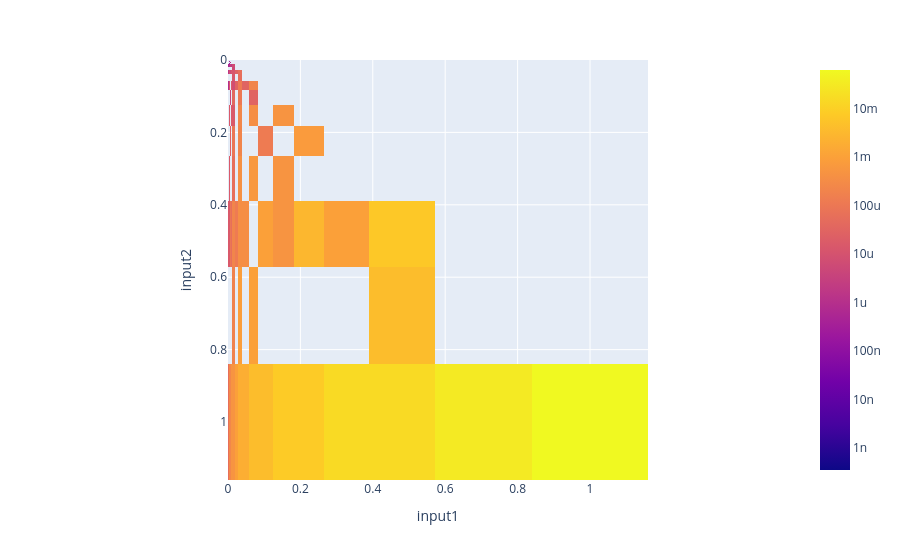

The notebook cell saved with this chart:
### Code cell
import plotly_utils

fig = plotly_utils.imshow_logscale(pivoted_df)
fig.show()

### Figure 1 — Plotly figure (JSON) as saved in the notebook; plotly's stock layout.template omitted (floating-point values rounded to 4 significant figures; data arrays with more than 128 entries replaced by an {"elided": "..."} marker saying what was removed)
{"data": [{"coloraxis": "coloraxis", "customdata": {"elided": "25x25 float values"}, "hovertemplate": "input1: %{x}<br>input2: %{y}<br>color: %{customdata:.2e}<extra></extra>", "name": "0", "type": "heatmap", "x": [0.0001001, 0.0001469, 0.0002155, 0.0003166, 0.0004635, 0.0006828, 0.0009995, 0.001465, 0.002151, 0.003159, 0.004639, 0.006805, 0.01001, 0.01465, 0.02148, 0.03174, 0.04639, 0.06836, 0.1001, 0.1465, 0.2158, 0.3164, 0.4648, 0.6797, 1], "xaxis": "x", "y": [1, 0.6797, 0.4648, 0.3164, 0.2158, 0.1465, 0.1001, 0.06836, 0.04639, 0.03174, 0.02148, 0.01465, 0.01001, 0.006805, 0.004639, 0.003159, 0.002151, 0.001465, 0.0009995, 0.0006828, 0.0004635, 0.0003166, 0.0002155, 0.0001469, 0.0001001], "yaxis": "y", "z": {"elided": "25x25 float values"}}], "layout": {"coloraxis": {"colorbar": {"ticktext": ["1a", "10a", "100a", "1f", "10f", "100f", "1p", "10p", "100p", "1n", "10n", "100n", "1u", "10u", "100u", "1m", "10m", "100m", "1", "10", "100", "1k", "10k", "100k", "1M", "10M", "100M", "1G", "10G", "100G"], "tickvals": [-18, -17, -16, -15, -14, -13, -12, -11, -10, -9, -8, -7, -6, -5, -4, -3, -2, -1, 0, 1, 2, 3, 4, 5, 6, 7, 8, 9, 10, 11]}, "colorscale": [[0, "#0d0887"], [0.1111, "#46039f"], [0.2222, "#7201a8"], [0.3333, "#9c179e"], [0.4444, "#bd3786"], [0.5556, "#d8576b"], [0.6667, "#ed7953"], [0.7778, "#fb9f3a"], [0.8889, "#fdca26"], [1, "#f0f921"]]}, "margin": {"t": 60}, "xaxis": {"anchor": "y", "constrain": "domain", "domain": [0, 1], "scaleanchor": "y", "title": {"text": "input1"}}, "yaxis": {"anchor": "x", "autorange": "reversed", "constrain": "domain", "domain": [0, 1], "title": {"text": "input2"}}}}
